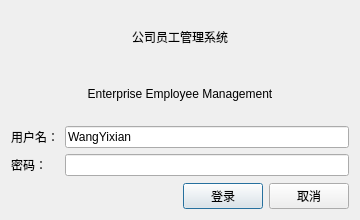
<?xml version="1.0" encoding="UTF-8"?>
<ui version="4.0">
 <class>LoginDialog</class>
 <widget class="QDialog" name="LoginDialog">
  <property name="geometry">
   <rect>
    <x>0</x>
    <y>0</y>
    <width>360</width>
    <height>220</height>
   </rect>
  </property>
  <property name="windowTitle">
   <string>系统登录</string>
  </property>
  <layout class="QVBoxLayout" name="verticalLayout">
   <item>
    <widget class="QLabel" name="labelTitle">
     <property name="text">
      <string>公司员工管理系统</string>
     </property>
     <property name="alignment">
      <set>Qt::AlignCenter</set>
     </property>
    </widget>
   </item>
   <item>
    <widget class="QLabel" name="labelLoginSubtitle">
     <property name="text">
      <string>Enterprise Employee Management</string>
     </property>
     <property name="alignment">
      <set>Qt::AlignCenter</set>
     </property>
    </widget>
   </item>
   <item>
    <layout class="QFormLayout" name="formLayout">
     <item row="0" column="0">
      <widget class="QLabel" name="labelUsername">
       <property name="text">
        <string>用户名：</string>
       </property>
      </widget>
     </item>
     <item row="0" column="1">
      <widget class="QLineEdit" name="lineUsername">
       <property name="text">
        <string>WangYixian</string>
       </property>
      </widget>
     </item>
     <item row="1" column="0">
      <widget class="QLabel" name="labelPassword">
       <property name="text">
        <string>密码：</string>
       </property>
      </widget>
     </item>
     <item row="1" column="1">
      <widget class="QLineEdit" name="linePassword"/>
     </item>
    </layout>
   </item>
   <item>
    <layout class="QHBoxLayout" name="horizontalLayout">
     <item>
      <spacer name="horizontalSpacer">
       <property name="orientation">
        <enum>Qt::Horizontal</enum>
       </property>
       <property name="sizeHint" stdset="0">
        <size>
         <width>40</width>
         <height>20</height>
        </size>
       </property>
      </spacer>
     </item>
     <item>
      <widget class="QPushButton" name="btnLogin">
       <property name="text">
        <string>登录</string>
       </property>
      </widget>
     </item>
     <item>
      <widget class="QPushButton" name="btnCancel">
       <property name="text">
        <string>取消</string>
       </property>
      </widget>
     </item>
    </layout>
   </item>
  </layout>
 </widget>
 <resources/>
 <connections/>
</ui>
